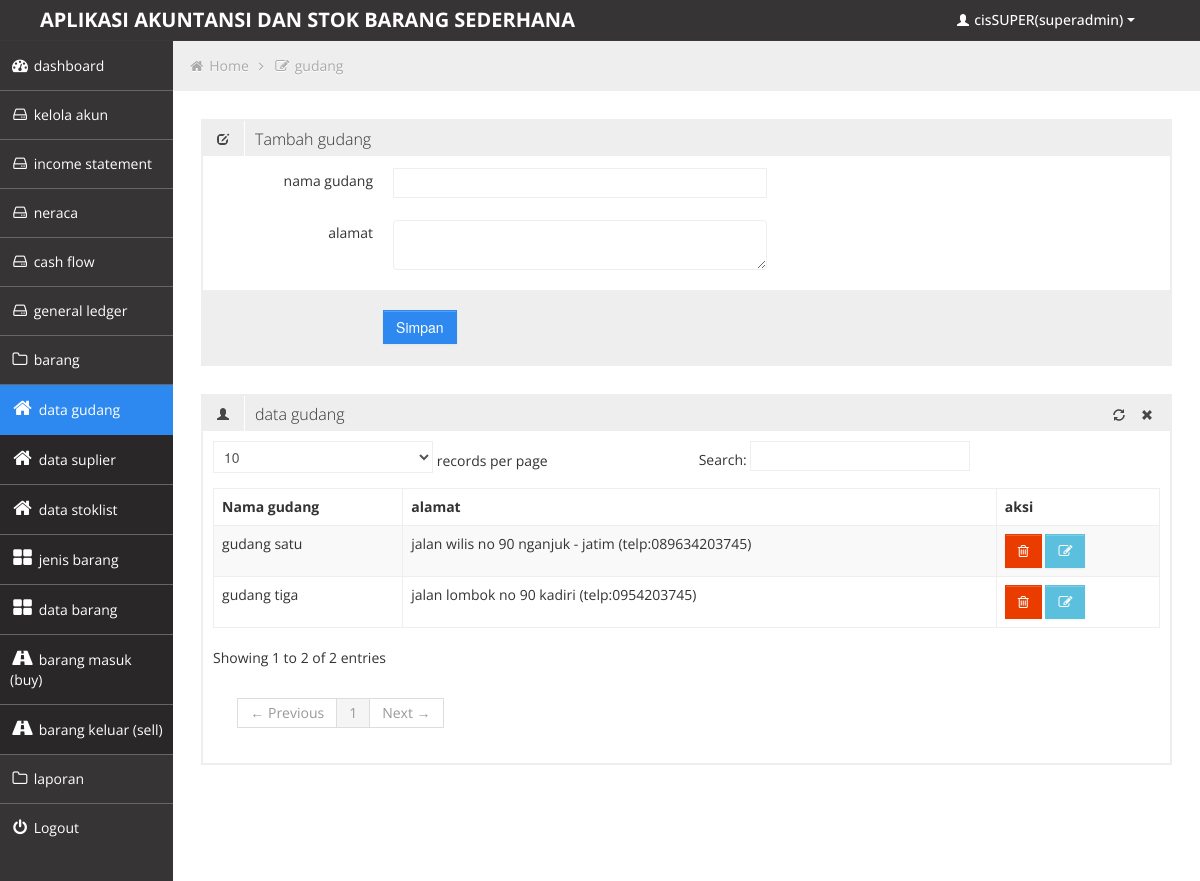
The app's page /admin/media.php?module=gudang&acc=view (signed in) with its own data.
### tables this page shows
CREATE TABLE IF NOT EXISTS `gudang` (
  `id_gudang` int(11) NOT NULL AUTO_INCREMENT,
  `nama_gudang` varchar(122) NOT NULL,
  `alamat` varchar(122) NOT NULL,
  `telpon` varchar(122) NOT NULL,
  PRIMARY KEY (`id_gudang`)
);

### admin/modul/gudang/gudang.php (the view, shortened to what this page needs)
<?php
				if ($_GET[module]=='gudang' && $_GET[acc] == 'view')
					{
					?>
				<div class="row-fluid sortable">
				<div class="box span12">
					<div class="box-header" data-original-title>
						<h2><i class="halflings-icon edit"></i><span class="break"></span>Tambah gudang</h2>
					</div>
					<div class="box-content">
						<form class="form-horizontal"  action="<?php echo $PHP_SELF ?> " method="post" enctype="multipart/form-data">
						  <fieldset>
							<div class="control-group">
							  <label class="control-label" for="typeahead">nama gudang </label>
							  <div class="controls">
								<input name="nama_gudang" type="text" class="span6 typeahead" id="typeahead"  >
							  </div>
							</div>
							<div class="control-group">
							  <label class="control-label" for="typeahead">alamat</label>
							  <div class="controls">
								<textarea name="alamat" type="text" class="span6 typeahead" id="typeahead"  ></textarea>
							  </div>
							</div>
							<div class="form-actions">
							  <input type="submit" name="submit"class="btn btn-primary" value=" Simpan " >
							</div>
						  </fieldset>
						</form>
					</div>
				</div>
				</div>
				<?php
				}
				if ($_GET[module]=='gudang' && $_GET[acc] == 'view' )
				{
				?>
				<div class="row-fluid sortable">
				<div class="box span12">
					<div class="box-header" data-original-title>
						<h2><i class="halflings-icon user"></i><span class="break"></span>data gudang </h2>
						<div class="box-icon">
						    <a href="media.php?module=gudang" class=""><i class="halflings-icon refresh"></i></a>
							<a href="#" class="btn-close"><i class="halflings-icon remove"></i></a>
						</div>
					</div>
					<div class="box-content">
						<table class="table table-striped table-bordered bootstrap-datatable datatable">
						  <thead>
							  <tr>
								  <th>Nama gudang </th>
								  <th>alamat</th>
								  <th>aksi </th>
							  </tr>
						  </thead>
						  <tbody>
						  <?php
						  $d=mysql_query("select * from gudang ");
						  while ($r=mysql_fetch_array($d))
						  {
						  ?>
							<tr>
								<td class="center"><?php echo "$r[nama_gudang]";?></td>
								<td class="center"><?php echo "$r[alamat]";?></td>
								<td class="center"><a class="btn btn-danger" href="modul/gudang/dellgudang.php?id=<?php echo "$r[id_gudang]";?>"><i class="icon-trash"></i></a>
								<a class="btn btn-info" href="media.php?module=gudang&acc=edit&id=<?php echo "$r[id_gudang]";?>"><i class="icon-edit"></i></a>
								</td>
							</tr>
							<?php
							}
							?>
						  </tbody>
					  </table>
					</div>
				</div>
				</div>
					<?php
					}
					?>

### admin/css/style.css (style rules this page uses)
body { background: #F5F5F5; color: #333; border: none; font-family: 'Open Sans', sans-serif; font-weight: 400; }
a { color: #646464; }
h2 { font-size: 16px; line-height: 16px; }
.box { border: 2px solid #eee; background: #fff !important; margin-bottom: 28px; }
.box-header { height: 16px; font-size: 16px; line-height: 16px; padding: 10px; background: #eee; -webkit-box-shadow: none; -moz-box-shadow: none; box-shadow: none; overflow: hidden; }
.box-header h2 { float:left; margin-top: 0px; font-weight: 300; }
.box-header h2 i { margin: 0px 3px 0px 4px; opacity: .8; filter: alpha(opacity=80); -ms-filter:"progid:DXImageTransform.Microsoft.Alpha(Opacity=80)"; }
.box-header .box-icon { float:right; margin-top: 1px; }
.box-header .box-icon i { -webkit-transition: all 0.1s ease-in-out; -moz-transition: all 0.1s ease-in-out; -o-transition: all 0.1s ease-in-out; -ms-transition: all 0.1s ease-in-out; transition: all 0.1s ease-in-out; opacity: .8; filter: alpha(opacity=80); -ms-filter:"progid:DXImageTransform.Microsoft.Alpha(Opacity=80)"; }
.box-header .box-icon a { margin: 0px 5px; }
.box-content { position: relative; z-index: 50; margin-top: -1px; padding: 10px; background: #fff !important; }
.form-actions { padding: 19px 20px 20px; margin: 20px -10px -30px -10px; background-color: #eee; border-top: 1px solid #eee; *zoom: 1; }
.form-actions:before, .form-actions:after { display: table; line-height: 0; content: ""; }
.form-actions:after { clear: both; }
.btn { display: inline-block; padding: 6px 12px; margin-bottom: 0; font-size: 14px; font-weight: 500; line-height: 20px; text-align: center; white-space: nowrap; vertical-align: middle; cursor: pointer; border: 1px solid #a7a9aa; -webkit-border-radius: 0px !important; border-radius: 0px !important; }
.btn i { margin-top: 2px; }
.btn { color: #ffffff; background-color: #a7a9aa; border-color: #a7a9aa; background-image: none; filter: none; text-shadow: none; }
.btn-primary { background-color: #2D89EF; border-color: #2D89EF; }
.btn-danger { background-color: #EB3C00; border-color: #EB3C00; }
.btn-info { background-color: #5bc0de; border-color: #5bc0de; }
.table th, .table td { border-top: 1px solid #eee; }
.table-bordered { border-color: #eee; -webkit-border-radius: 0px !important; -moz-border-radius: 0px !important; border-radius: 0px !important; }
.table-bordered th, .table-bordered td { border-left: 1px solid #eee; }
.table-bordered thead:first-child tr:first-child > th:first-child, .table-bordered tbody:first-child tr:first-child > td:first-child, .table-bordered tbody:first-child tr:first-child > th:first-child { -webkit-border-radius: 0px !important; -moz-border-radius: 0px !important; border-radius: 0px !important; }
.table-bordered thead:first-child tr:first-child > th:last-child, .table-bordered tbody:first-child tr:first-child > td:last-child, .table-bordered tbody:first-child tr:first-child > th:last-child { -webkit-border-radius: 0px !important; -moz-border-radius: 0px !important; border-radius: 0px !important; }
.table-bordered thead:last-child tr:last-child > th:first-child, .table-bordered tbody:last-child tr:last-child > td:first-child, .table-bordered tbody:last-child tr:last-child > th:first-child, .table-bordered tfoot:last-child tr:last-child > td:first-child, .table-bordered tfoot:last-child tr:last-child > th:first-child { -webkit-border-radius: 0px !important; -moz-border-radius: 0px !important; border-radius: 0px !important; }
.table-bordered thead:last-child tr:last-child > th:last-child, .table-bordered tbody:last-child tr:last-child > td:last-child, .table-bordered tbody:last-child tr:last-child > th:last-child, .table-bordered tfoot:last-child tr:last-child > td:last-child, .table-bordered tfoot:last-child tr:last-child > th:last-child { -webkit-border-radius: 0px !important; -moz-border-radius: 0px !important; border-radius: 0px !important; }

### admin/css/halflings.css (style rules this page uses)
html, html .halflings { -webkit-font-smoothing: antialiased !important; }
.halflings-icon { display: inline-block; width: 14px; height: 14px; line-height: 14px; vertical-align: text-top; background-image: url(../img/glyphicons_halflings.svg); background-position: 0 0; background-repeat: no-repeat; vertical-align: top; *display: inline; *zoom: 1; *margin-right: .3em; }
.halflings-icon.user { background-position: -168px 0; }
.halflings-icon.remove { background-position: -312px 0; }
.halflings-icon.refresh { background-position: -240px -24px; }
.halflings-icon.edit { background-position: -96px -72px; }

### records on screen
gudang: nama_gudang "gudang satu", alamat "jalan wilis no 90 nganjuk - jatim (telp:089634203745)"
gudang: nama_gudang "gudang tiga", alamat "jalan lombok no 90 kadiri (telp:0954203745)"

### other values on screen
$_SESSION[namalengkap] "cisSUPER"
$_SESSION[level] "superadmin"
$_GET[module] "gudang"
